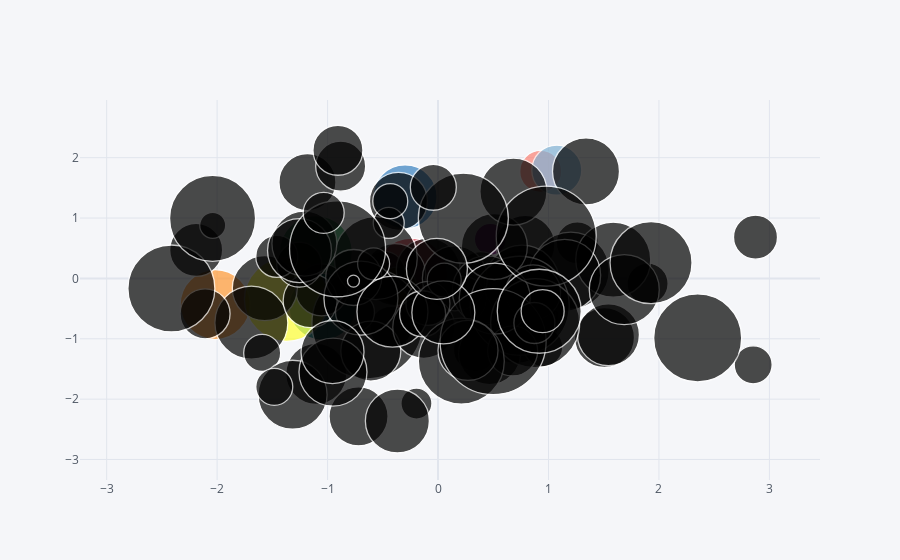

Notebook source saved alongside this figure:
### Code cell
#Bubble plot
df.iplot(kind='bubble',x='A',y='B',size='C')
